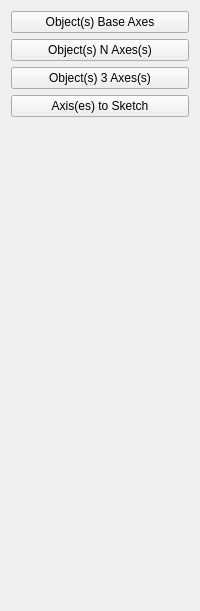
             <widget class="QWidget" name="Axis_Tab31_3">
              <attribute name="title">
               <string>Axis 3/3</string>
              </attribute>
              <layout class="QGridLayout" name="gridLayout_16">
               <item row="0" column="0">
                <widget class="QPushButton" name="button_object_base_axes">
                 <property name="toolTip">
                  <string>Create 3 Axes at Base location of all selected Object(s).</string>
                 </property>
                 <property name="text">
                  <string>Object(s) Base Axes</string>
                 </property>
                 <property name="icon">
                  <iconset>
                   <normaloff>../Icons/WF_baseObjectsAxes.svg</normaloff>../Icons/WF_baseObjectsAxes.svg</iconset>
                 </property>
                 <property name="iconSize">
                  <size>
                   <width>32</width>
                   <height>32</height>
                  </size>
                 </property>
                </widget>
               </item>
               <item row="1" column="0">
                <widget class="QPushButton" name="button_object_Naxes">
                 <property name="toolTip">
                  <string>Create a set of axes from selected Objetcs:
- Select object(s)
    to create axes from these object(s) !
    if you select a Plane : 4 axes will be created;
    if you select an Object : many axes will be created.
- Then click on this button.</string>
                 </property>
                 <property name="text">
                  <string>Object(s) N Axes(s)</string>
                 </property>
                 <property name="icon">
                  <iconset>
                   <normaloff>../Icons/WF_objectNAxes.svg</normaloff>../Icons/WF_objectNAxes.svg</iconset>
                 </property>
                 <property name="iconSize">
                  <size>
                   <width>32</width>
                   <height>32</height>
                  </size>
                 </property>
                </widget>
               </item>
               <item row="2" column="0">
                <widget class="QPushButton" name="button_object_3axes">
                 <property name="toolTip">
                  <string>Create a set of 2 or 3 main axes from selected Objetcs:
The most representative axes will be selected from all axis.
The length of main axes will be the cumulative length of all axes with the same direction.
- Select object(s)
    to create axes from these object(s) !
    if you select a Plane : 2 axes will be created;
    if you select an Object : 3 axes will be created.
- Then click on this button.</string>
                 </property>
                 <property name="text">
                  <string>Object(s) 3 Axes(s)</string>
                 </property>
                 <property name="icon">
                  <iconset>
                   <normaloff>../Icons/WF_object3Axes.svg</normaloff>../Icons/WF_object3Axes.svg</iconset>
                 </property>
                 <property name="iconSize">
                  <size>
                   <width>32</width>
                   <height>32</height>
                  </size>
                 </property>
                </widget>
               </item>
               <item row="3" column="0">
                <widget class="QPushButton" name="button_line_to_sketch">
                 <property name="toolTip">
                  <string>Transform Line(s) in Sketch's Line(s) by projection onto the Sketch's Plane:
- First select an existing Skecth;
- Select as much as Lines needed;
Then click on this button.</string>
                 </property>
                 <property name="text">
                  <string>Axis(es) to Sketch</string>
                 </property>
                 <property name="icon">
                  <iconset>
                   <normaloff>../Icons/WF_2Sketch.svg</normaloff>../Icons/WF_2Sketch.svg</iconset>
                 </property>
                 <property name="iconSize">
                  <size>
                   <width>32</width>
                   <height>32</height>
                  </size>
                 </property>
                </widget>
               </item>
               <item row="4" column="0">
                <spacer name="verticalSpacer_22">
                 <property name="orientation">
                  <enum>Qt::Vertical</enum>
                 </property>
                 <property name="sizeHint" stdset="0">
                  <size>
                   <width>20</width>
                   <height>483</height>
                  </size>
                 </property>
                </spacer>
               </item>
              </layout>
             </widget>
